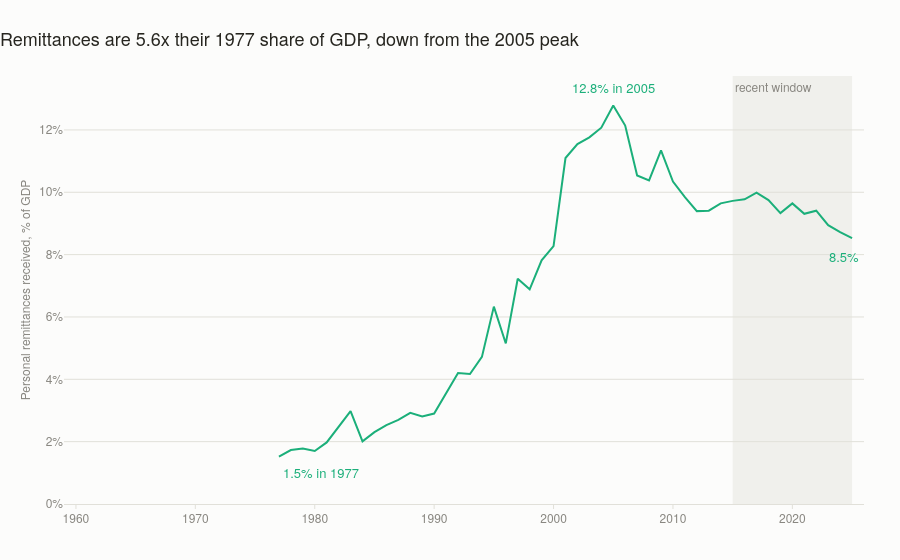

Write notebook code for a chart like this one.
### Code cell
fig = go.Figure()
fig.add_trace(go.Scatter(
    x=rem.index, y=rem.values, mode="lines", line=dict(color=AQUA, width=2),
    hovertemplate="%{x}: %{y:.1f}% of GDP<extra></extra>"))
shade_recent(fig, rem_recent)

fig.add_annotation(x=rem_long["start"], y=rem[rem_long["start"]],
                   text=f"{rem[rem_long['start']]:.1f}% in {rem_long['start']}",
                   showarrow=False, yshift=-16, xshift=42, font=dict(color=AQUA, size=13))
fig.add_annotation(x=rem_peak, y=rem[rem_peak], text=f"{rem[rem_peak]:.1f}% in {rem_peak}",
                   showarrow=False, yshift=18, font=dict(color=AQUA, size=13))
fig.add_annotation(x=rem_long["end"], y=rem[rem_long["end"]],
                   text=f"{rem[rem_long['end']]:.1f}%", showarrow=False,
                   yshift=-18, xshift=-8, font=dict(color=AQUA, size=13))

fig.update_layout(
    title=f"Remittances are {rem_ratio:.1f}x their {rem_long['start']} share of GDP, "
          f"down from the {rem_peak} peak",
    yaxis_title="Personal remittances received, % of GDP", xaxis_title=None,
    yaxis_ticksuffix="%", yaxis_rangemode="tozero", xaxis_range=[1959, 2026])
save(fig, "04-remittances")
fig.show()

### Figure 1 — Plotly figure (JSON) as saved in the notebook; plotly's stock layout.template omitted (floating-point values rounded to 4 significant figures)
{"data": [{"hovertemplate": "%{x}: %{y:.1f}% of GDP<extra></extra>", "line": {"color": "#1baf7a", "width": 2}, "mode": "lines", "type": "scatter", "x": [1977, 1978, 1979, 1980, 1981, 1982, 1983, 1984, 1985, 1986, 1987, 1988, 1989, 1990, 1991, 1992, 1993, 1994, 1995, 1996, 1997, 1998, 1999, 2000, 2001, 2002, 2003, 2004, 2005, 2006, 2007, 2008, 2009, 2010, 2011, 2012, 2013, 2014, 2015, 2016, 2017, 2018, 2019, 2020, 2021, 2022, 2023, 2024, 2025], "y": [1.521, 1.731, 1.781, 1.699, 1.975, 2.485, 2.977, 2.01, 2.305, 2.533, 2.699, 2.925, 2.808, 2.901, 3.572, 4.2, 4.17, 4.718, 6.332, 5.151, 7.225, 6.887, 7.815, 8.275, 11.1, 11.55, 11.76, 12.07, 12.78, 12.14, 10.54, 10.38, 11.34, 10.35, 9.843, 9.396, 9.411, 9.645, 9.724, 9.774, 9.988, 9.748, 9.333, 9.643, 9.309, 9.41, 8.945, 8.725, 8.532]}], "layout": {"annotations": [{"font": {"color": "#898781", "size": 12}, "showarrow": false, "text": "recent window", "x": 2015, "xanchor": "left", "xref": "x", "y": 1, "yanchor": "top", "yref": "y domain"}, {"font": {"color": "#1baf7a", "size": 13}, "showarrow": false, "text": "1.5% in 1977", "x": 1977, "xshift": 42, "y": 1.521, "yshift": -16}, {"font": {"color": "#1baf7a", "size": 13}, "showarrow": false, "text": "12.8% in 2005", "x": 2005, "y": 12.78, "yshift": 18}, {"font": {"color": "#1baf7a", "size": 13}, "showarrow": false, "text": "8.5%", "x": 2025, "xshift": -8, "y": 8.532, "yshift": -18}], "shapes": [{"fillcolor": "#e1e0d9", "layer": "below", "line": {"width": 0}, "opacity": 0.45, "type": "rect", "x0": 2015, "x1": 2025, "xref": "x", "y0": 0, "y1": 1, "yref": "y domain"}], "title": {"text": "Remittances are 5.6x their 1977 share of GDP, down from the 2005 peak"}, "xaxis": {"range": [1959, 2026], "title": {}}, "yaxis": {"rangemode": "tozero", "ticksuffix": "%", "title": {"text": "Personal remittances received, % of GDP"}}}}
